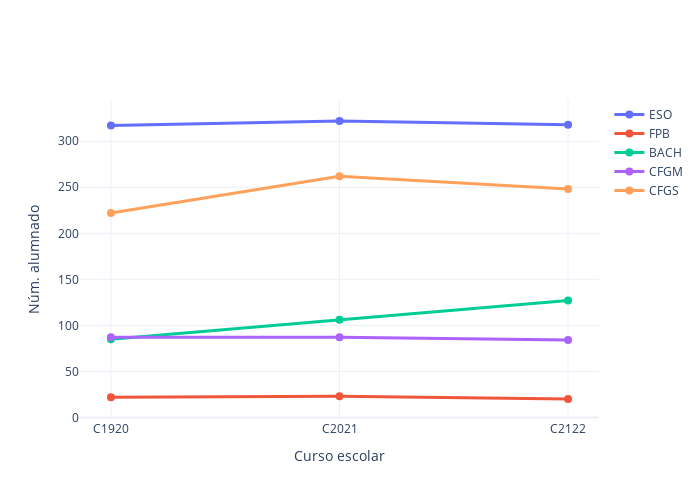

The code cell stored with this chart in its notebook:
### Markdown cell above
## Evolución del número total de alumnado por niveles

### Code cell
myplotly.num_students_evolution(df_ce, stages, years)

### Figure 1 — Plotly figure (JSON) as saved in the notebook; plotly's stock layout.template omitted (floating-point values rounded to 4 significant figures)
{"data": [{"hoverinfo": "name+text", "line": {"width": 3}, "marker": {"size": 8}, "name": "ESO", "text": [317, 322, 318], "type": "scatter", "x": ["C1920", "C2021", "C2122"], "y": [317, 322, 318]}, {"hoverinfo": "name+text", "line": {"width": 3}, "marker": {"size": 8}, "name": "FPB", "text": [22, 23, 20], "type": "scatter", "x": ["C1920", "C2021", "C2122"], "y": [22, 23, 20]}, {"hoverinfo": "name+text", "line": {"width": 3}, "marker": {"size": 8}, "name": "BACH", "text": [85, 106, 127], "type": "scatter", "x": ["C1920", "C2021", "C2122"], "y": [85, 106, 127]}, {"hoverinfo": "name+text", "line": {"width": 3}, "marker": {"size": 8}, "name": "CFGM", "text": [87, 87, 84], "type": "scatter", "x": ["C1920", "C2021", "C2122"], "y": [87, 87, 84]}, {"hoverinfo": "name+text", "line": {"width": 3}, "marker": {"size": 8}, "name": "CFGS", "text": [222, 262, 248], "type": "scatter", "x": ["C1920", "C2021", "C2122"], "y": [222, 262, 248]}], "layout": {"height": 500, "width": 700, "xaxis": {"title": {"text": "Curso escolar"}}, "yaxis": {"title": {"text": "Núm. alumnado"}}}}
